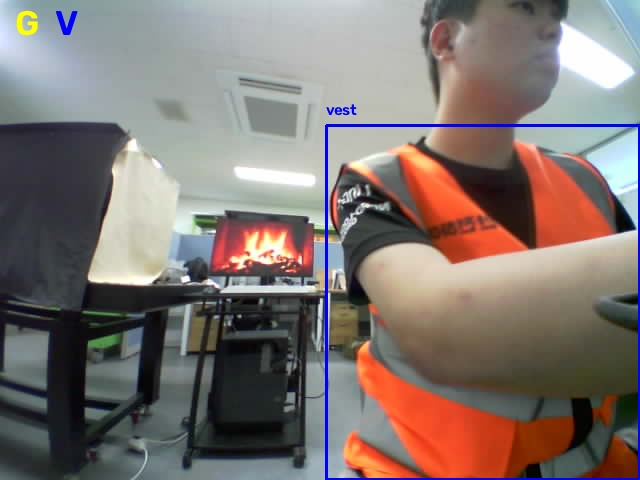
#> input picture sample_data/test_images/camera_test_1.jpg, 640 x 480 px; its folder holds only this picture in this run
$ python -i camera_brightness.py   (imports and definitions only)
#> lines starting #> are read from the running program, lines starting #| are printed output that depends on the picture
"""Conservative midtone lift shared by preview and inference (not sensor exposure)."""
from functools import lru_cache
import cv2
import numpy as np
from ..config import settings

@lru_cache(maxsize=8)
def _lut(gamma):
    return np.rint(255 * (np.arange(256) / 255.0) ** (1.0 / gamma)).astype(np.uint8)

def brighten(image, *, gamma=None):
    if image is None:
        return image
    gamma = settings.camera_display_gamma if gamma is None else gamma
    result = image if gamma == 1.0 else cv2.LUT(image, _lut(float(gamma)))
    amount = float(settings.camera_sharpen_amount)
    if amount:
        blurred = cv2.GaussianBlur(result, (3, 3), 0.8)
        result = cv2.addWeighted(result, 1.0 + amount, blurred, -amount, 0)
    return result

def preview_image(image):
    """Display-only exposure/color adjustment; never used as model input."""
    gamma=settings.camera_preview_gamma or settings.camera_display_gamma
    result=brighten(image,gamma=gamma)
    if result is None:return result
    gains=(settings.camera_preview_blue_gain,1.0,settings.camera_preview_red_gain)
    if gains!=(1.0,1.0,1.0):
        # Mild global white balance, independent of detected objects/classes.
        lut=np.clip(np.arange(256)[:,None,None]*np.array(gains)[None,None,:],0,255).astype(np.uint8)
        result=cv2.LUT(result,lut)
    return result

def preview_jpeg(jpeg):
    gamma = settings.camera_preview_gamma or settings.camera_display_gamma
    if gamma == 1.0 and settings.camera_sharpen_amount == 0 and settings.camera_preview_red_gain == 1 and settings.camera_preview_blue_gain == 1:
        return jpeg
    image = cv2.imdecode(np.frombuffer(jpeg, dtype=np.uint8), cv2.IMREAD_COLOR)
    if image is None:
        return jpeg
    ok, encoded = cv2.imencode('.jpg', preview_image(image), [cv2.IMWRITE_JPEG_QUALITY, 95])
    return encoded.tobytes() if ok else jpeg

>>> import cv2
>>> picture = cv2.imread('../../../sample_data/test_images/camera_test_1.jpg', cv2.IMREAD_GRAYSCALE)
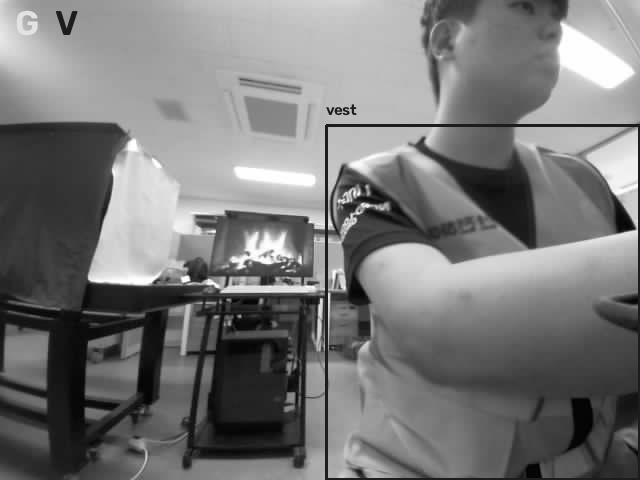
#> picture: shape (480, 640); min 0, max 255, mean 120.2
#> (the run stopped early here; a loop or call above may not have finished)

$ run again, on sample_data/test_images/camera_test_3.jpg
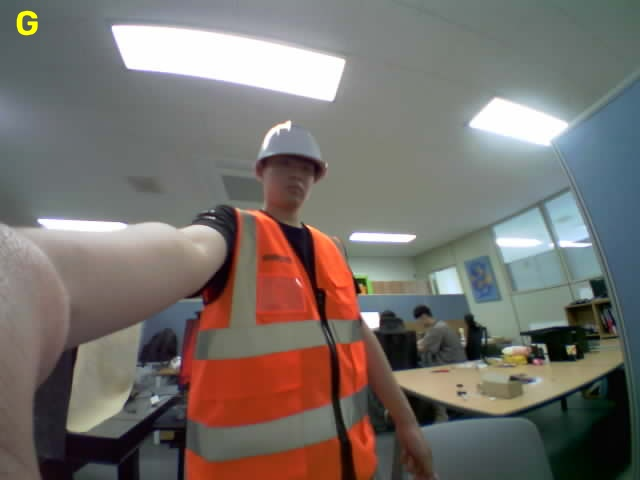
#> input picture sample_data/test_images/camera_test_3.jpg, 640 x 480 px
#> `picture = cv2.imread('../../../sample_data/test_images/camera_test_1.j..`:
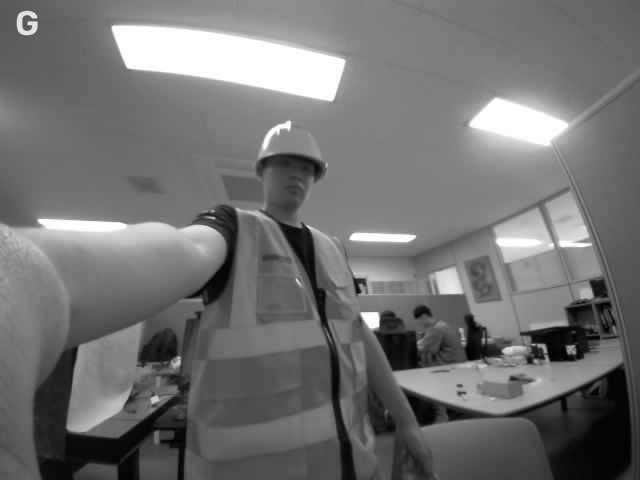
#> picture: shape (480, 640); min 0, max 255, mean 113.7
